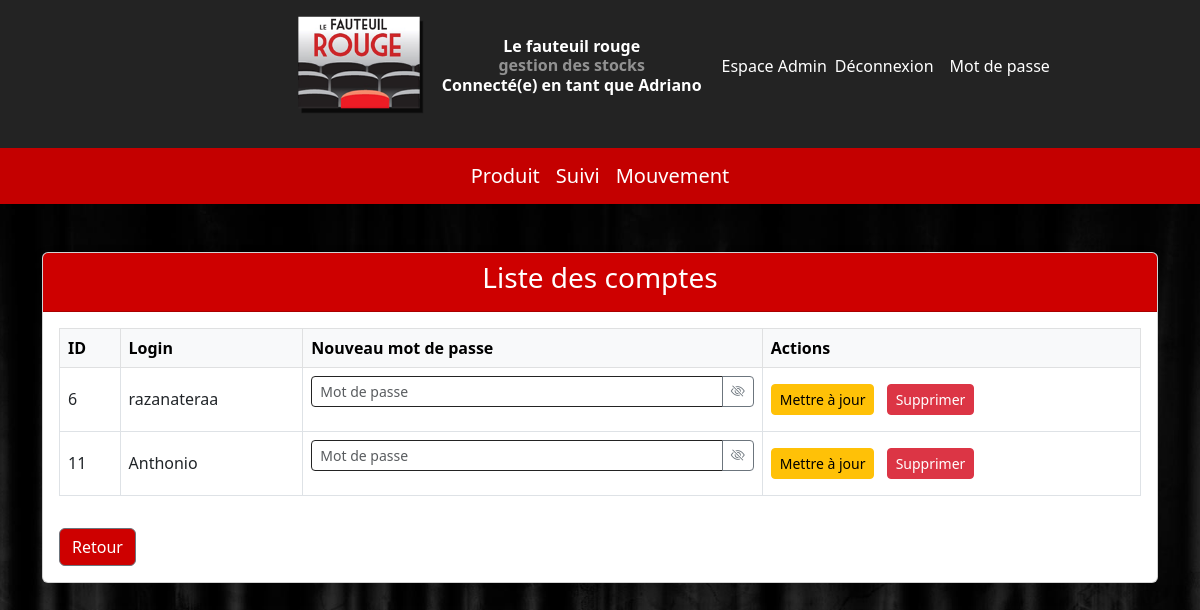
The page /page/admin.php (signed in) on the database its author committed.
### tables this page shows
CREATE TABLE `comptes` (
  `idUtilisateur` int(20) NOT NULL,
  `login` varchar(255) NOT NULL,
  `prenom` varchar(11) NOT NULL,
  `nom` varchar(11) DEFAULT NULL,
  `mdp` text NOT NULL
);

### page/admin.php (the view, shortened to what this page needs)
<?php
require '../visuel/barre.php';
if (isset($_SESSION['idRole']) && $_SESSION['idRole'] == 1):
$sql = "
    SELECT c.idUtilisateur, c.login
    FROM comptes c
    JOIN disposer d ON c.idUtilisateur = d.idUtilisateur
    WHERE d.idRole != 1
    ORDER BY c.idUtilisateur
";
$stmt = $pdo->query($sql);
$users = $stmt->fetchAll(PDO::FETCH_ASSOC);
?>
<!DOCTYPE html>
<html lang="fr">
<head>
    <link href="https://cdn.jsdelivr.net/npm/bootstrap@5.3.0/dist/css/bootstrap.min.css" rel="stylesheet">
    <link href="https://cdn.jsdelivr.net/npm/bootstrap-icons@1.10.5/font/bootstrap-icons.css" rel="stylesheet">
</head>
<body>
<div class="container my-5">
    <div class="card shadow">
                <div class="card-header text-center" style="background-color: rgb(206, 0, 0); color: white; font-size: 1.5rem;">
            <h3>Liste des comptes</h3>
        </div>
        <div class="card-body">
            <table class="table table-bordered table-hover align-middle">
                <thead class="table-light">
                    <tr>
                        <th>ID</th>
                        <th>Login</th>
                        <th>Nouveau mot de passe</th>
                        <th>Actions</th>
                    </tr>
                </thead>
                <tbody>
                <?php foreach ($users as $user): ?>
                    <tr>
                        <td><?= htmlspecialchars($user['idUtilisateur']) ?></td>
                        <td><?= htmlspecialchars($user['login']) ?></td>
                        <td>
                            <form method="post" class="d-flex gap-2 align-items-center">
                                <div class="input-group input-group-sm">
                                    <input type="password" name="new_password" id="pwd-<?= $user['idUtilisateur'] ?>" class="form-control" placeholder="Mot de passe" minlength="6" required style="border-color: #232323;">
                                    <button type="button" class="btn btn-outline-secondary" onclick="togglePassword(<?= $user['idUtilisateur'] ?>)">
                                        <i id="icon-<?= $user['idUtilisateur'] ?>" class="bi bi-eye-slash"></i>
                                    </button>
                                </div>
                        </td>
                        <td>
                                <button type="submit" name="update_password" class="btn btn-warning btn-sm me-2">Mettre à jour</button>
                            <button class="btn btn-danger btn-sm" data-bs-toggle="modal" data-bs-target="#confirmDeleteModal" data-user-id="<?= $user['idUtilisateur'] ?>">Supprimer</button>
                        </td>
                    </tr>
                <?php endforeach; ?>
                </tbody>
                </table>
            <tr>
                    <td colspan="4" class="text-center">
                        <a href="../communication/panneau.php" class="btn btn-secondary w-70 mt-3" style="background-color: rgb(206, 0, 0); color: white; font-size: 1rem;">Retour</a>
                    </td>
                  </tr>
        </div>
    </div>
</div>
<?php endif;  ?>
</body>
</html>

### visuel/barre.php (style rules this page uses)
body { background-image: url('../images/cinema.jpg'); background-size: cover; background-repeat: no-repeat; background-attachment: fixed; background-position: center center; z-index: -1; }

### rows shown on the page
comptes: idUtilisateur "6", login "razanateraa"
comptes: idUtilisateur "11", login "Anthonio"

### other values the page prints
$_SESSION['login'] "Adriano"
